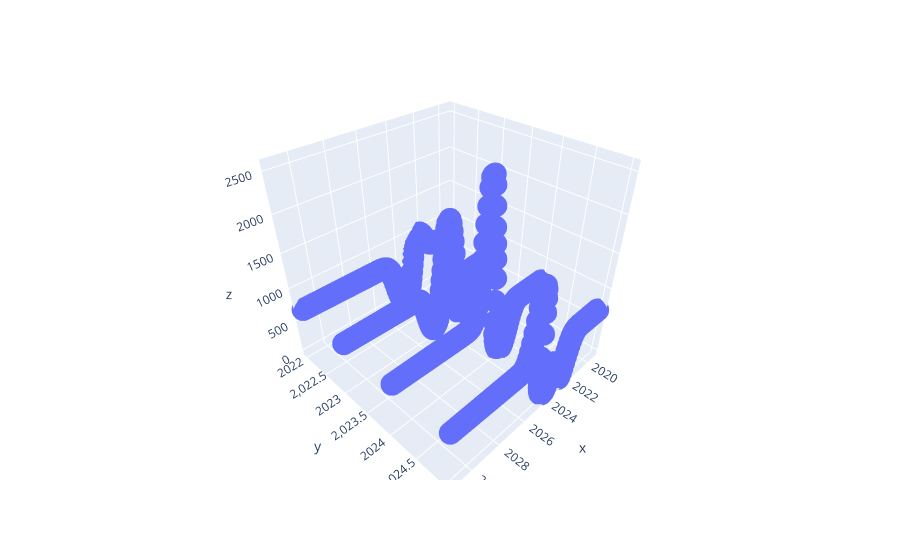

The code cell stored with this chart in its notebook:
### Code cell
px.scatter_3d(
    x=X_with_preds.select("calendar_year").to_series(),
    z=X_with_preds.select("advertised_inventory_prediction").to_series(),
    y=X_with_preds.select("model_year").to_series()
)

### Figure 1 — Plotly figure (JSON) as saved in the notebook; plotly's stock layout.template omitted (floating-point values rounded to 4 significant figures; data arrays with more than 128 entries replaced by an {"elided": "..."} marker saying what was removed)
{"data": [{"hovertemplate": "x=%{x}<br>y=%{y}<br>z=%{z}<extra></extra>", "legendgroup": "", "marker": {"color": "#636efa", "symbol": "circle"}, "mode": "markers", "name": "", "scene": "scene", "showlegend": false, "type": "scatter3d", "x": {"elided": "564 float values"}, "y": {"elided": "564 int values"}, "z": {"elided": "564 float values"}}], "layout": {"legend": {"tracegroupgap": 0}, "margin": {"t": 60}, "scene": {"domain": {"x": [0, 1], "y": [0, 1]}, "xaxis": {"title": {"text": "x"}}, "yaxis": {"title": {"text": "y"}}, "zaxis": {"title": {"text": "z"}}}}}
